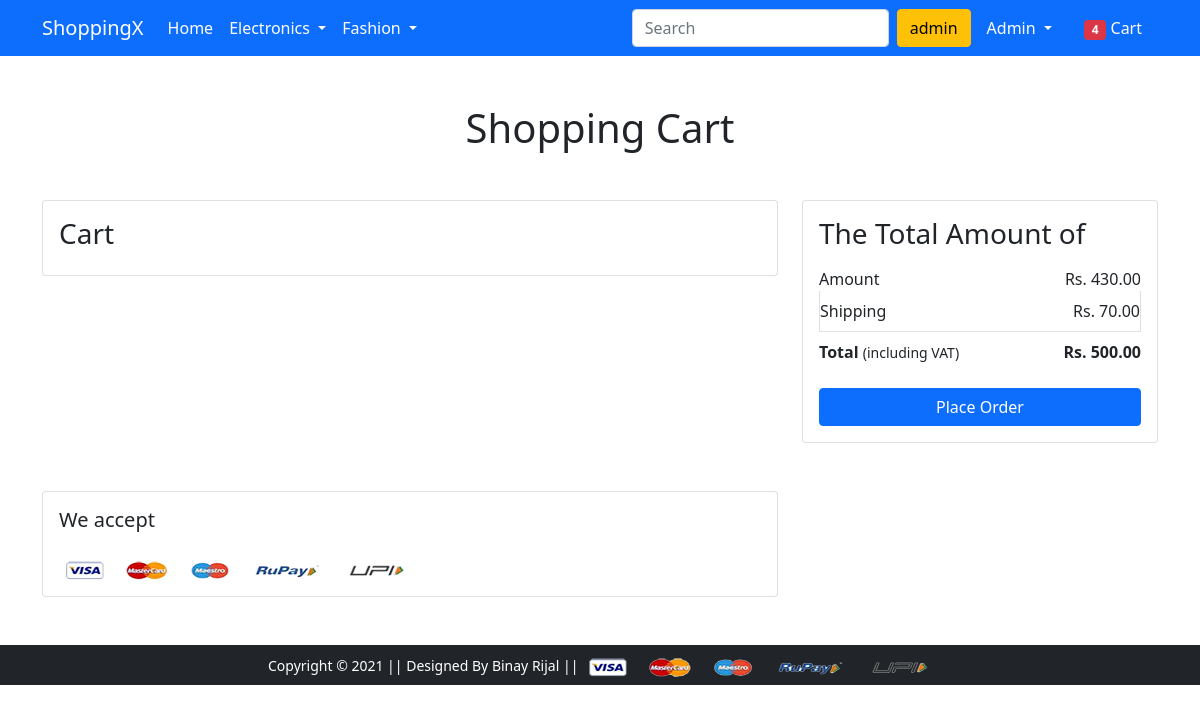
The page /cart/ (signed in) on the database as committed earlier.
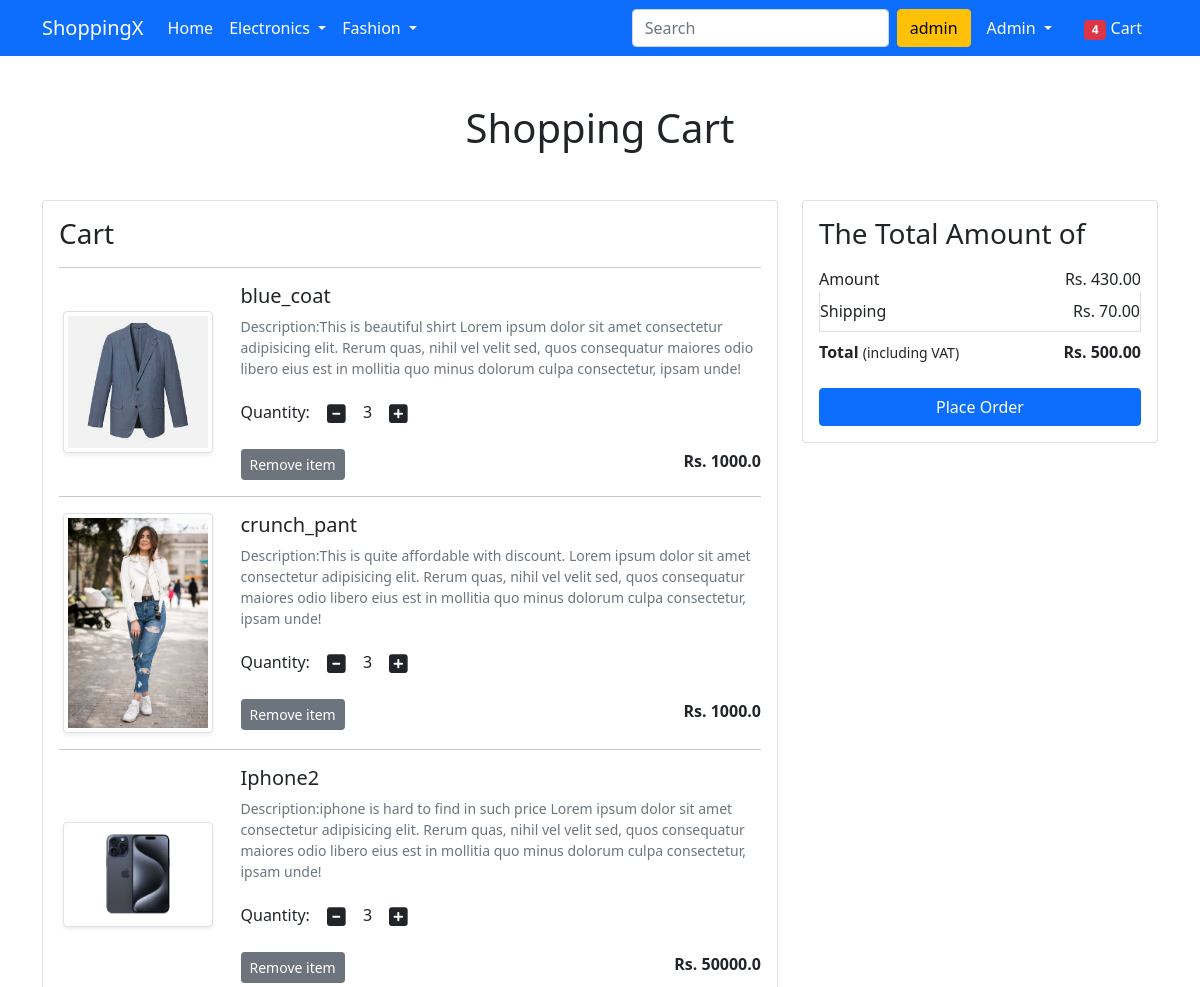
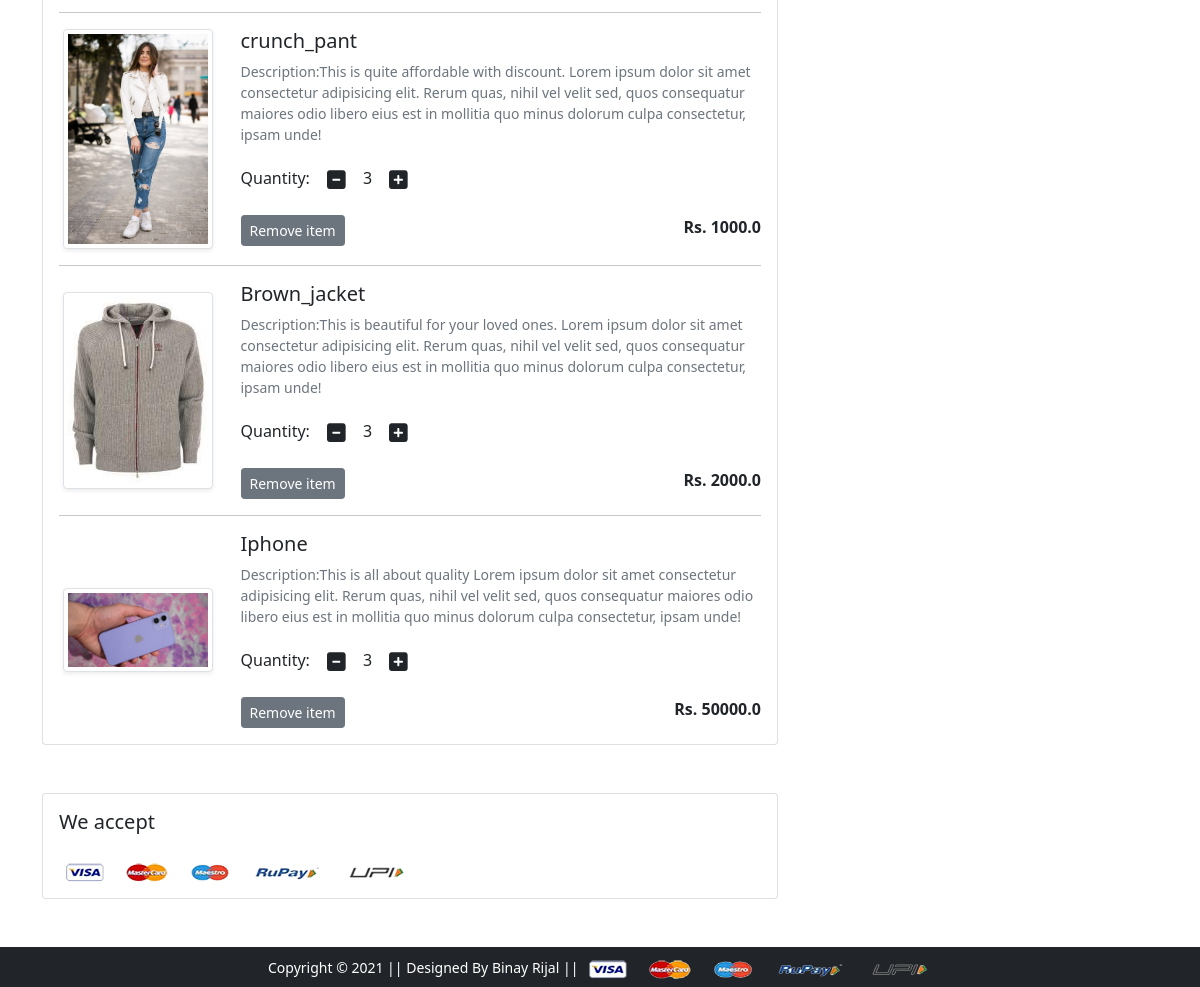
The same page on the database as committed later (2 pictures, top to bottom).
### app/models.py (models this page shows, shortened)
class Cart(models.Model):
    user=models.ForeignKey(User,on_delete=models.CASCADE)
    product=models.ForeignKey(Product,on_delete=models.CASCADE)
    quantity=models.PositiveIntegerField(default=1)

class Product(models.Model):
    title=models.CharField(max_length=100)
    selling_price=models.FloatField()
    discounted_price=models.FloatField()
    description=models.TextField()
    brand=models.CharField(max_length=50)
    category=models.CharField(choices=CATEGORY_CHOICES,max_length=2)
    product_image=models.ImageField(upload_to='productimg')

### app/views.py (the view)
# urls.py: path('cart/',views.show_cart,name="showcart"),
def show_cart(request):
 if request.user.is_authenticated:
  user=request.user
  cart=Cart.objects.filter(user=user)
  return render(request,'app/addtocart.html',{'carts':cart})

### app/templates/app/addtocart.html (shortened to what this page needs)
{% extends 'app/base.html' %}
{% load static %}
{% block main-content %}
<div class="container my-5">
 <div class="row">
  <h1 class="text-center mb-5">Shopping Cart</h1>
  <div class="col-sm-8">
  <div class="card">
   <div class="card-body">
    <h3>Cart</h3>
    {%for cart in carts%}
    <hr>
    <div class="row">
     <div class="col-sm-3 text-center align-self-center"><img src="{{cart.product.product_image.url}}" alt="" srcset="" class="img-fluid img-thumbnail shadow-sm" height="150" width="150"> </div>
     <div class="col-sm-9">
      <div>
       <h5>{{cart.product.title}}</h5>
       <p class="mb-2 text-muted small">Description:{{cart.product.description}} Lorem ipsum dolor sit amet consectetur adipisicing elit. Rerum quas, nihil vel velit sed, quos consequatur maiores odio libero eius est in mollitia quo minus dolorum culpa consectetur, ipsam unde!</p>
       <div class="my-3">
        <label for="quantity">Quantity:</label>
        <a class="minus-cart btn"><i class="fas fa-minus-square fa-lg"></i></a>
          <span id="quantity">3</span>
        <a class="plus-cart btn"><i class="fas fa-plus-square fa-lg"></i></a>
       </div>
        <div class="d-flex justify-content-between">
         <a href="#" class="btn btn-sm btn-secondary mr-3">Remove item </a>
         <p class="mb-0"><span><strong>Rs. {{cart.product.selling_price}}</strong></span></p>
        </div>
       </div>
      </div>
     </div>
    {%endfor%}
   </div>
   </div>
  </div>
  <div class="col-sm-4">
   <div class="card">
    <div class="card-body">
      <h3>The Total Amount of</h3>
      <ul class="list-group">
       <li class="list-group-item d-flex justify-content-between align-items-center border-0 px-0 pb-0">Amount<span>Rs. 430.00</span></li>
       <li class="list-group-item d-flex justify-content-between align-items-center px-0">Shipping<span>Rs. 70.00</span></li>
       <li class="list-group-item d-flex justify-content-between align-items-center border-0 px-0 mb-3">
        <div>
           <strong>Total</strong> <small>(including VAT)</small>
         </div>
         <span><strong>Rs. 500.00</strong></span>
       </li>
      </ul>
      <div class="d-grid"><a href="{% url 'checkout' %}" class="btn btn-primary">Place Order</a></div>
    </div>
   </div>
  </div>
 </div>
</div>
<div class="container">
 <div class="row">
  <div class="col-sm-8">
   <div class="card">
    <div class="card-body">
      <h5 class="mb-4">We accept</h5>
      <img src="{% static 'app/images/payment.png' %}" alt="" class="img-fluid">
    </div>
  </div>
  </div>
 </div>
</div>
{% endblock main-content %}

### app/templates/app/base.html (shortened to what this page needs)
<!doctype html>
{% load static %}
<html lang="en">
  <head>
    <link href="https://cdn.jsdelivr.net/npm/bootstrap@5.0.0-beta1/dist/css/bootstrap.min.css" rel="stylesheet">
    <link rel="stylesheet" href="{% static 'app/css/owl.carousel.min.css' %}">
    <link rel="stylesheet" href="{% static 'app/css/all.min.css' %}">
    <link rel="stylesheet" href="{% static 'app/css/style.css' %}">
  </head>
  <body>
    <nav class="navbar navbar-expand-lg navbar-dark bg-primary">
     <div class="container">
       <a class="navbar-brand" href="/">ShoppingX</a>
       <div class="collapse navbar-collapse" id="navbarSupportedContent">
         <ul class="navbar-nav me-auto mb-2 mb-lg-0">
           <li class="nav-item">
             <a class="nav-link active" aria-current="page" href="/">Home</a>
           </li>
           <li class="nav-item dropdown">
             <a class="nav-link dropdown-toggle text-white" href="#" id="electronicsDropdown" role="button" data-bs-toggle="dropdown" aria-expanded="false">
               Electronics
             </a>
           </li>
           <li class="nav-item dropdown">
             <a class="nav-link dropdown-toggle text-white" href="#" id="fashionDropdown" role="button" data-bs-toggle="dropdown" aria-expanded="false">
               Fashion
             </a>
           </li>
         </ul>
         <form class="d-flex">
           <input class="form-control me-2" type="search" placeholder="Search" aria-label="Search">
           <button class="btn btn-warning" type="submit">{{request.user.username}}</button>
         </form>
         <div>
          <ul class="navbar-nav me-auto mb-2 mb-lg-0">
            {%if request.user.is_authenticated%}
            <li class="nav-item dropdown mx-2">
              <a class="nav-link dropdown-toggle text-white" href="#" id="profileDropdown" role="button" data-bs-toggle="dropdown" aria-expanded="false">
                {{request.user.username|capfirst}}
              </a>
            </li>
            <li class="nav-item mx-2">
             <a href="{% url 'showcart' %}" class="nav-link text-white"><span class="badge bg-danger">4</span> Cart </a>
            </li>
            {%endif%}
          </ul>
         </div>
       </div>
     </div>
    </nav>
    {% block main-content %} {% endblock main-content %}
    <footer class="container-fluid bg-dark text-center p-2 mt-5">
        <small class="text-white">Copyright &copy; 2021 || Designed By Binay Rijal || </small>
        <img src="{% static 'app/images/payment.png' %}" alt="" srcset="" class="img-fluid" height="2px">
    </footer>
  </body>
</html>

Rows that differ between the two databases and show on the page:
added Cart: product.product_image (picture), product "blue_coat", product.description "This is beautiful shirt", product.selling_price "1000.0"
added Cart: product.product_image (picture), product "crunch_pant", product.description "This is quite affordable with discount.", product.selling_price "1000.0"
added Cart: product.product_image (picture), product "Iphone2", product.description "iphone is hard to find in such price", product.selling_price "50000.0"
added Cart: product.product_image (picture), product "crunch_pant", product.description "This is quite affordable with discount.", product.selling_price "1000.0"
added Cart: product.product_image (picture), product "Brown_jacket", product.description "This is beautiful for your loved ones.", product.selling_price "2000.0"
added Cart: product.product_image (picture), product "Iphone", product.description "This is all about quality", product.selling_price "50000.0"
